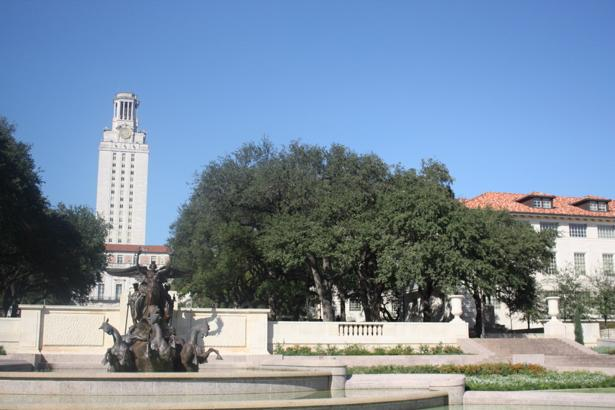
#> input picture 模式识别/作业1/images/uttower1.jpg, 615 x 410 px
$ python HOG.py   (older library calls are emulated)
#> lines starting #> are read from the running program, lines starting #| are printed output that depends on the picture; after the words box and inside, x2 and y2 are one past the last pixel; in counts of white or black regions, pixels touching at a corner belong together
### 模式识别/作业1/utils.py
import cv2
import numpy as np


# [35 lines left out: function harris_corners, not called in this run]


def warp_corner(H, src):
    '''
    :param H: 单应矩阵
    :param src: 透视变化的图像
    :return: 透视变化后的四个角，左上角开始，逆时钟
    '''

    warp_points = []
    # 图像左上角，左下角
    src_left_up = np.array([0, 0, 1])
    src_left_down = np.array([0, src.shape[0], 1])

    # 图像右上角，右下角
    src_right_up = np.array([src.shape[1], 0, 1])
    src_right_down = np.array([src.shape[1], src.shape[0], 1])

    # 透视变化后的左上角，左下角
    warp_left_up = H.dot(src_left_up)
    left_up = warp_left_up[0:2] / warp_left_up[2]
    warp_points.append(left_up)
    warp_left_down = H.dot(src_left_down)
    left_down = warp_left_down[0:2] / warp_left_down[2]
    warp_points.append(left_down)

    # 透视变化后的右上角，右下角
    warp_right_up = H.dot(src_right_up)
    right_up = warp_right_up[0:2] / warp_right_up[2]
    warp_points.append(right_up)
    warp_right_down = H.dot(src_right_down)
    right_down = warp_right_down[0:2] / warp_right_down[2]
    warp_points.append(right_down)
    return warp_points


def optim_mask(mask, warp_point):
    min_left_x = min(warp_point[0][0], warp_point[1][0])
    left_margin = mask.shape[1] - min_left_x
    points_zeros = np.where(mask == 0)
    x_indexs = points_zeros[1]
    alpha = (left_margin - (x_indexs - min_left_x)) / left_margin
    mask[points_zeros] = alpha
    return mask


def Seam_Left_Right(left, imagewarp, H, warp_point, with_optim_mask=True):
    '''
    :param left: 拼接的左图像
    :param imagewarp: 透视变化后的右图像
    :param H: 单应矩阵
    :param warp_point: 透视变化后的四个顶点
    :param with_optim_mask: 是否需要对拼接后的图像进行优化
    :return:
    '''
    w = left.shape[1]
    mask = imagewarp[:, 0:w]
    mask = cv2.cvtColor(mask, cv2.COLOR_BGR2GRAY)
    mask[mask != 0] = 1
    mask[mask == 0] = 0
    mask = 1 - mask
    mask = np.float32(mask)

    if with_optim_mask == True:
        mask = optim_mask(mask, warp_point)
    mask_rgb = np.stack([mask, mask, mask], axis=2)
    tt = np.uint8((1 - mask_rgb) * 255)
    left = left * mask_rgb + imagewarp[:, 0:w] * (1 - mask_rgb)
    imagewarp[:, 0:w] = left
    return np.uint8(imagewarp)

### 模式识别/作业1/HOG.py
import cv2
import numpy as np
from utils import harris_corners, warp_corner, optim_mask, Seam_Left_Right

# 读取图像
image1 = cv2.imread('images/uttower1.jpg') # image1.shape = (410, 615, 3)
#> image1 is the input picture: shape (410, 615, 3); mean B, G, R 159, 140, 121.9
image2 = cv2.imread('images/uttower2.jpg')
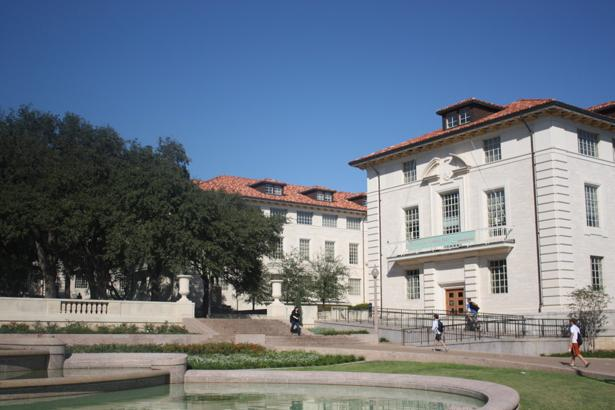
#> input picture 模式识别/作业1/images/uttower2.jpg, 615 x 410 px
#> image2 is the input picture: shape (410, 615, 3); mean B, G, R 132.1, 118.9, 107.7

# 使用Harris角点检测算法提取关键点
# keypoints1 = harris_corners(image1, block_size=3, ksize=3, k=0.04, threshold=0.01)
# keypoints2 = harris_corners(image2, block_size=3, ksize=3, k=0.04, threshold=0.01)

# 使用SIFT提取关键点
sift = cv2.SIFT_create()
keypoints1, _ = sift.detectAndCompute(image1, None)
#> keypoints1 = 1970 keypoints; strongest (x, y, size): (386, 315, 1.9), (419, 300, 2.1), (541, 330, 4.2), (372, 326, 1.9)
keypoints2, _ = sift.detectAndCompute(image2, None)
#> keypoints2 = 1592 keypoints; strongest (x, y, size): (575, 330, 5.8), (264, 312, 4.1), (474, 307, 5.3), (79, 297, 3.2)

print(f"len of keypoints1: {len(keypoints1)}")
#| len of keypoints1: 1970
print(f"len of keypoints2: {len(keypoints2)}")
#| len of keypoints2: 1592

# 将坐标变为整数
locations1 = [(int(k.pt[0]), int(k.pt[1])) for k in keypoints1]
#> locations1 = 1970 pairs, first value 3 to 611, second value 95 to 407
locations2 = [(int(k.pt[0]), int(k.pt[1])) for k in keypoints2]
#> locations2 = 1592 pairs, first value 2 to 611, second value 100 to 405

# for i in range(10):
#     print(locations1[i])
#     print(type(locations1[i]))

# 对每个关键点周围的区域计算HOG描述子
hog = cv2.HOGDescriptor()
descriptors1 = hog.compute(image1, locations=locations1)
descriptors2 = hog.compute(image2, locations=locations2)

print(f"shape of descriptors1: {descriptors1.shape}")
#| shape of descriptors1: (7446600,)

descriptors1 = descriptors1.reshape(len(keypoints1), -1)
descriptors2 = descriptors2.reshape(len(keypoints2), -1)
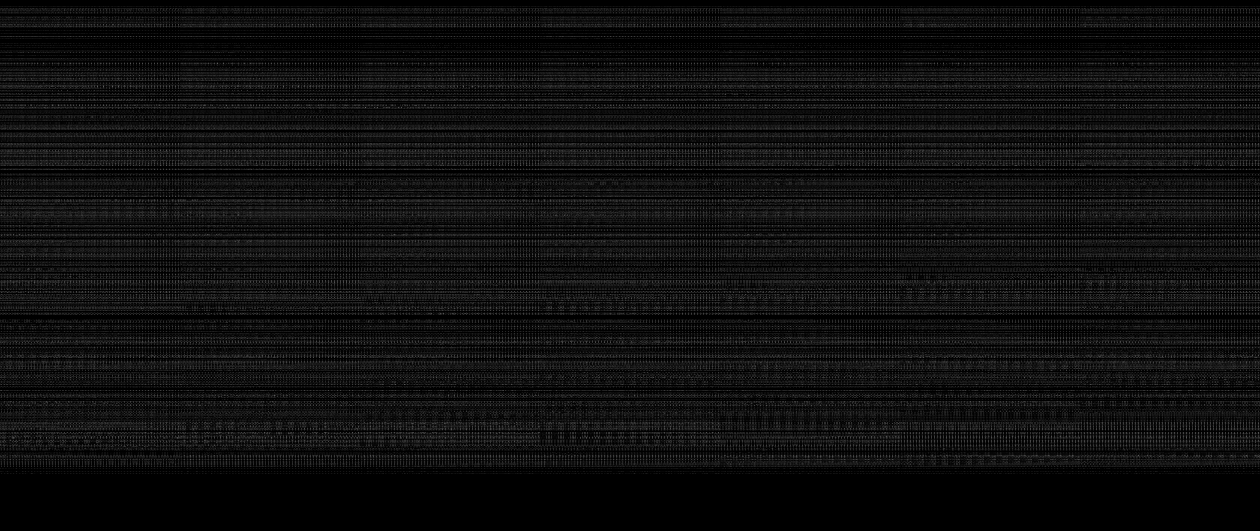
#> descriptors2: shape (1592, 3780) float32 (shown at 1/3 size); min 0, max 0.648, mean 0.0598
print(f"shape of descriptors1: {descriptors1.shape}")
#| shape of descriptors1: (1970, 3780)
print(f"shape of descriptors2: {descriptors2.shape}")
#| shape of descriptors2: (1592, 3780)


# 创建BFMatcher对象并显式指定距离度量方式为欧几里得距离
bf = cv2.BFMatcher(normType=cv2.NORM_L2)

# 使用欧几里得距离进行暴力匹配
matches = bf.knnMatch(descriptors1, descriptors2, k=2)
#> matches = 1970 matches

# 使用比值测试获取好的匹配
good_matches = []
for m, n in matches:
    if m.distance < 0.94 * n.distance:
        good_matches.append(m)
#> after the loop, good_matches = 208 matches

# 绘制匹配结果
result = cv2.drawMatches(image1, keypoints1, image2, keypoints2, good_matches, None, flags=cv2.DrawMatchesFlags_NOT_DRAW_SINGLE_POINTS)
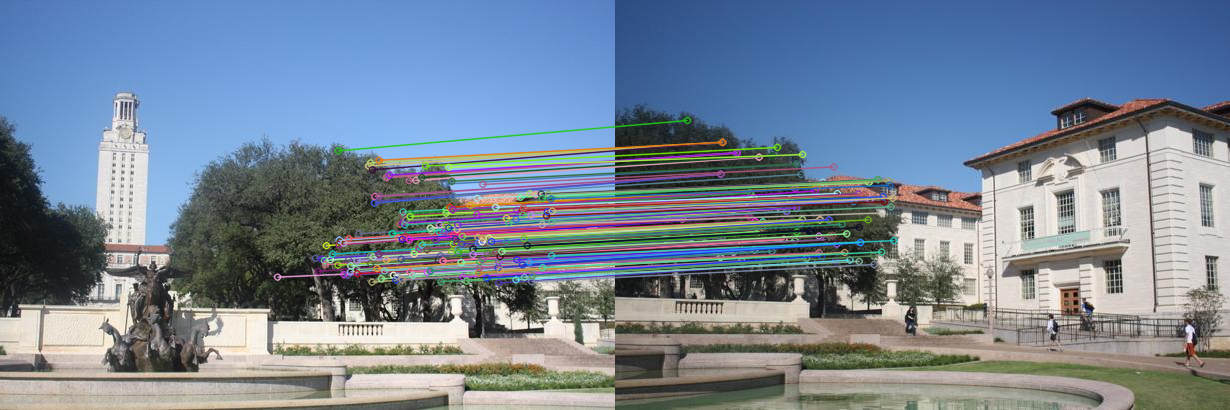
#> result: shape (410, 1230, 3); mean B, G, R 149.8, 133.1, 118.4

# 显示结果
# cv2.imshow('Result', result)
# cv2.waitKey(0)
# cv2.destroyAllWindows()

# 保存结果
cv2.imwrite('results/uttower_match_hog.png', result)

# 对图像进行拼接
left_points = np.float32([keypoints1[m.queryIdx].pt for m in good_matches])
#> left_points = 208 pairs, first value 277.1 to 551.9, second value 150.3 to 282.5
right_points = np.float32([keypoints2[m.trainIdx].pt for m in good_matches])
#> right_points = 208 pairs, first value 37.33 to 278.5, second value 120 to 264.1

# 使用RANSAC算法求解仿射变换矩阵
H, _ = cv2.findHomography(right_points, left_points, cv2.RANSAC, 5)
#> H = [[0.867, 0.168, 252.2], [-0.125, 1.05, 29.3], [-0.000324, 0.000214, 1]]

warp_point = warp_corner(H, image2)
#> in warp_corner, `warp_left_up = H.dot(src_left_up)`: warp_left_up = [252.2, 29.3, 1]
#> in warp_corner, `left_up = warp_left_up[0:2] / warp_left_up[2]`: left_up = [252.2, 29.3]
#> in warp_corner, `warp_left_down = H.dot(src_left_down)`: warp_left_down = [321.1, 458.7, 1.09]
#> in warp_corner, `left_down = warp_left_down[0:2] / warp_left_down[2]`: left_down = [295.2, 421.7]
#> in warp_corner, `warp_right_up = H.dot(src_right_up)`: warp_right_up = [785.7, -47.52, 0.801]
#> in warp_corner, `right_up = warp_right_up[0:2] / warp_right_up[2]`: right_up = [981, -59.32]
#> in warp_corner, `warp_right_down = H.dot(src_right_down)`: warp_right_down = [854.6, 381.9, 0.889]
#> in warp_corner, `right_down = warp_right_down[0:2] / warp_right_down[2]`: right_down = [961.5, 429.6]
#> warp_point = [[252.2, 29.3], [295.2, 421.7], [981, -59.32], [961.5, 429.6]]
imagewarp = cv2.warpPerspective(image2, H, (image1.shape[1] + image2.shape[1], image2.shape[0]))

result = Seam_Left_Right(image1, imagewarp, H, warp_point, with_optim_mask=True)
#> in Seam_Left_Right, `mask[mask != 0] = 1`:
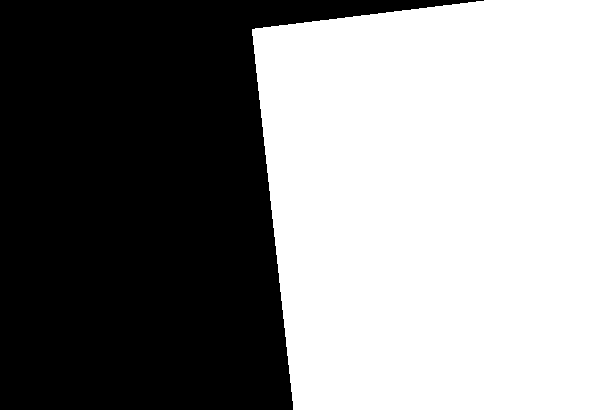
#> mask: shape (410, 615); values 0 (black) and 1 (white), 54.6% white; 1 black region, box (x1, y1, x2, y2) and area: (0, 0, 484, 410) 114572
#> in optim_mask, `min_left_x = min(warp_point[0][0], warp_point[1][0])`: min_left_x = 252.2
#> in optim_mask, `left_margin = mask.shape[1] - min_left_x`: left_margin = 362.8
#> in optim_mask, `points_zeros = np.where(mask == 0)`: points_zeros = 137578 positions, rows 0 to 409, columns 252 to 614
#> in optim_mask, `mask[points_zeros] = alpha`:
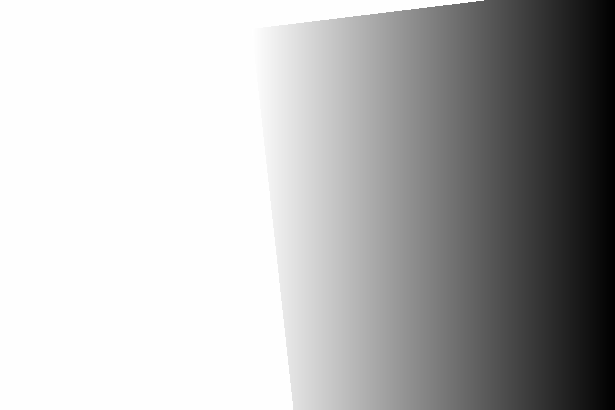
#> mask: shape (410, 615) float32; min 0.00276, max 1, mean 0.71; drawn with min black and max white
#> in Seam_Left_Right, `tt = np.uint8((1 - mask_rgb) * 255)`:
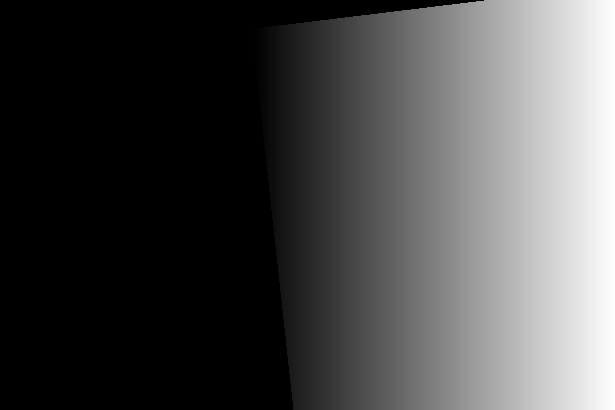
#> tt: shape (410, 615, 3); min 0, max 254, mean 73.7
#> in Seam_Left_Right, `imagewarp[:, 0:w] = left`:
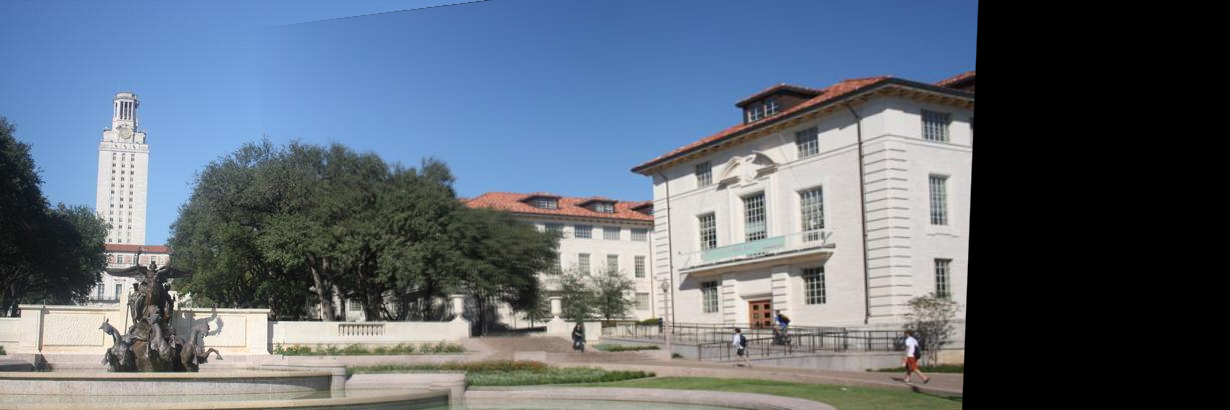
#> imagewarp: shape (410, 1230, 3); mean B, G, R 119.1, 106.7, 96

cv2.imshow('Result', result)
cv2.waitKey(0)
cv2.destroyAllWindows()

cv2.imwrite('results/uttower_stitching_hog.png', result)
